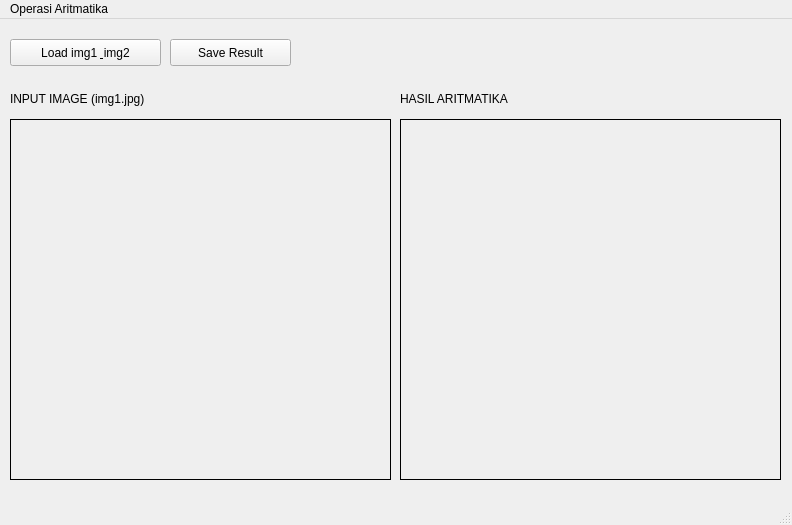
<?xml version="1.0" encoding="UTF-8"?>
<ui version="4.0">
 <class>MainWindow</class>
 <widget class="QMainWindow" name="MainWindow">
  <property name="geometry">
   <rect>
    <x>0</x>
    <y>0</y>
    <width>792</width>
    <height>525</height>
   </rect>
  </property>
  <property name="windowTitle">
   <string>MainWindow</string>
  </property>
  <widget class="QWidget" name="centralwidget">
   <widget class="QLabel" name="imglabel">
    <property name="geometry">
     <rect>
      <x>10</x>
      <y>100</y>
      <width>381</width>
      <height>361</height>
     </rect>
    </property>
    <property name="frameShape">
     <enum>QFrame::Box</enum>
    </property>
    <property name="text">
     <string/>
    </property>
   </widget>
   <widget class="QPushButton" name="loadbutton">
    <property name="geometry">
     <rect>
      <x>10</x>
      <y>20</y>
      <width>151</width>
      <height>27</height>
     </rect>
    </property>
    <property name="text">
     <string>Load img1 &amp; img2</string>
    </property>
   </widget>
   <widget class="QPushButton" name="saveButton">
    <property name="geometry">
     <rect>
      <x>170</x>
      <y>20</y>
      <width>121</width>
      <height>27</height>
     </rect>
    </property>
    <property name="text">
     <string>Save Result</string>
    </property>
   </widget>
   <widget class="QLabel" name="imglabel_2">
    <property name="geometry">
     <rect>
      <x>400</x>
      <y>100</y>
      <width>381</width>
      <height>361</height>
     </rect>
    </property>
    <property name="frameShape">
     <enum>QFrame::Box</enum>
    </property>
    <property name="text">
     <string/>
    </property>
   </widget>
   <widget class="QLabel" name="label_2">
    <property name="geometry">
     <rect>
      <x>400</x>
      <y>70</y>
      <width>141</width>
      <height>19</height>
     </rect>
    </property>
    <property name="text">
     <string>HASIL ARITMATIKA</string>
    </property>
   </widget>
   <widget class="QLabel" name="label">
    <property name="geometry">
     <rect>
      <x>10</x>
      <y>70</y>
      <width>171</width>
      <height>19</height>
     </rect>
    </property>
    <property name="text">
     <string>INPUT IMAGE (img1.jpg)</string>
    </property>
   </widget>
  </widget>
  <widget class="QMenuBar" name="menubar">
   <property name="geometry">
    <rect>
     <x>0</x>
     <y>0</y>
     <width>792</width>
     <height>24</height>
    </rect>
   </property>
   <widget class="QMenu" name="menuOperasiAritmatika">
    <property name="title">
     <string>Operasi Aritmatika</string>
    </property>
    <addaction name="actionPenjumlahan"/>
    <addaction name="actionPengurangan"/>
    <addaction name="actionPerkalian"/>
    <addaction name="actionPembagian"/>
   </widget>
   <addaction name="menuOperasiAritmatika"/>
  </widget>
  <widget class="QStatusBar" name="statusbar"/>
  <action name="actionPenjumlahan">
   <property name="text">
    <string>Penjumlahan</string>
   </property>
  </action>
  <action name="actionPengurangan">
   <property name="text">
    <string>Pengurangan</string>
   </property>
  </action>
  <action name="actionPerkalian">
   <property name="text">
    <string>Perkalian</string>
   </property>
  </action>
  <action name="actionPembagian">
   <property name="text">
    <string>Pembagian</string>
   </property>
  </action>
 </widget>
 <resources/>
 <connections/>
</ui>
